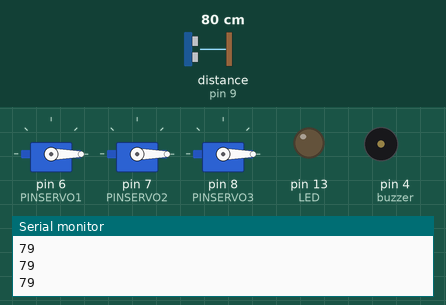
The sketch below on a simulated Arduino Uno, built with avr-gcc and run on an emulated ATmega328P. On the bench: 3 × servo, output pins drawn as LEDs (lit = HIGH), buzzer (waves = sounding), the last lines printed to the serial monitor. Wiring (inferred from the names in the program): ultrasonic range finder: trigger pin 10; echo pin 9. The test bench sets the inputs (shaded band); at power-on: distance to the obstacle (sensor on pin 9) 80 cm. The echo pulse lasts 58.3 µs per cm; random numbers use the default seed unless the sketch sets one; pins used as bus, display or sensor lines are not drawn.

Above: at 1.2 s.
1.3 s: distance to the obstacle (sensor on pin 9) set to 24 cm
2.8 s: distance to the obstacle (sensor on pin 9) set to 18 cm
At 3.4 s:
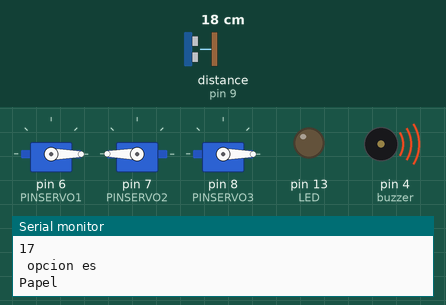
5.8 s: distance to the obstacle (sensor on pin 9) set to 35 cm
7.3 s: distance to the obstacle (sensor on pin 9) set to 2 cm
At 8.0 s:
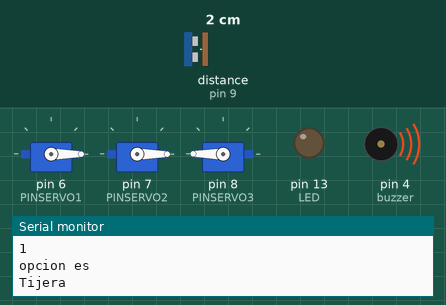
10.3 s: distance to the obstacle (sensor on pin 9) set to 60 cm
Timing chart, 0 to 12.8 s (numbered marks = the images above; inputs shaded):
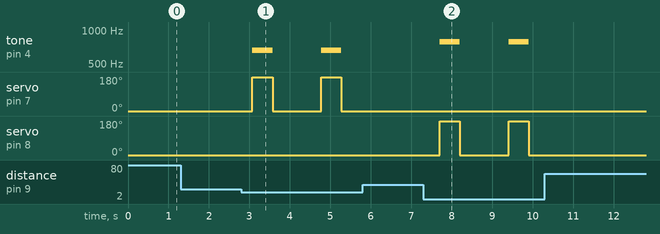

Measured:
- the behaviour switches between 22 and 21 cm on distance to the obstacle (sensor on pin 9) (found by bisection; images 0 and 1)
- after the input at 2.8 s, tone on pin 4 (buzzer): alternates 659 Hz for 0.50 s and silent for 1.2 s, starting after 0.27 s; servo on pin 7 (PINSERVO2): alternates 180° for 0.50 s and 0° for 1.2 s, starting after 0.27 s
- after the input at 7.3 s, tone on pin 4 (buzzer): alternates 783 Hz for 0.50 s and silent for 1.2 s, starting after 0.40 s; servo on pin 8 (PINSERVO3): alternates 180° for 0.50 s and 0° for 1.2 s, starting after 0.40 s

The sketch:

Juego_PiedraPapelTijera.ino
```cpp
#include <Servo.h>

Servo servo1;
Servo servo2;
Servo servo3;

//Se asignan los servos
int PINSERVO3 = 8;
int PINSERVO2 = 7;
int PINSERVO1 = 6;
int PULSOMIN = 1000;
int PULSOMAX = 2000;

//Se asignan los valores del sensor ultrasónico
int TRIG = 10;
int ECO = 9;
int LED = 13;
int DURACION;
int DISTANCIA;

int buzzer = 4;
int opcion;

void setup() {
  pinMode(TRIG, OUTPUT);
  pinMode(ECO, INPUT);
  pinMode(LED, OUTPUT);
  Serial.begin(9600);
  servo1.attach(PINSERVO1, PULSOMIN, PULSOMAX);
  servo2.attach(PINSERVO2, PULSOMIN, PULSOMAX);
  servo3.attach(PINSERVO3, PULSOMIN, PULSOMAX);
  pinMode(buzzer, OUTPUT);
}

void loop() {
  servo1.write(0);
  servo2.write(0);
  servo3.write(0);
  digitalWrite(TRIG, HIGH);
  delay(1);
  digitalWrite(TRIG, LOW);
  DURACION = pulseIn(ECO, HIGH);
  DISTANCIA = DURACION / 58.2;
  Serial.println(DISTANCIA);
  delay(200);
  if(DISTANCIA <= 20 && DISTANCIA > 0){
    opcion = random(1,4);
    //digitalWrite(LED, HIGH);
    //delay(DISTANCIA * 10);
    //digitalWrite(LED, LOW);
    Serial.println("La opcion es " + opcion);
    if (opcion == 1){
      Serial.println("Piedra");
      servo1.write(180);
      tone(buzzer, 523.25);
      delay(500);
      noTone(buzzer);
      servo1.write(0);
    } else if (opcion == 2){
        Serial.println("Papel");
        servo2.write(180);
        tone(buzzer,659.26);
        delay(500);
        noTone(buzzer);
        servo2.write(0);
    } else if (opcion == 3){
      Serial.println("Tijera");
      servo3.write(180);
      tone(buzzer,783.99);
      delay(500);
      noTone(buzzer);
      servo3.write(0);
    }
    delay(1000);
  }
}
```
